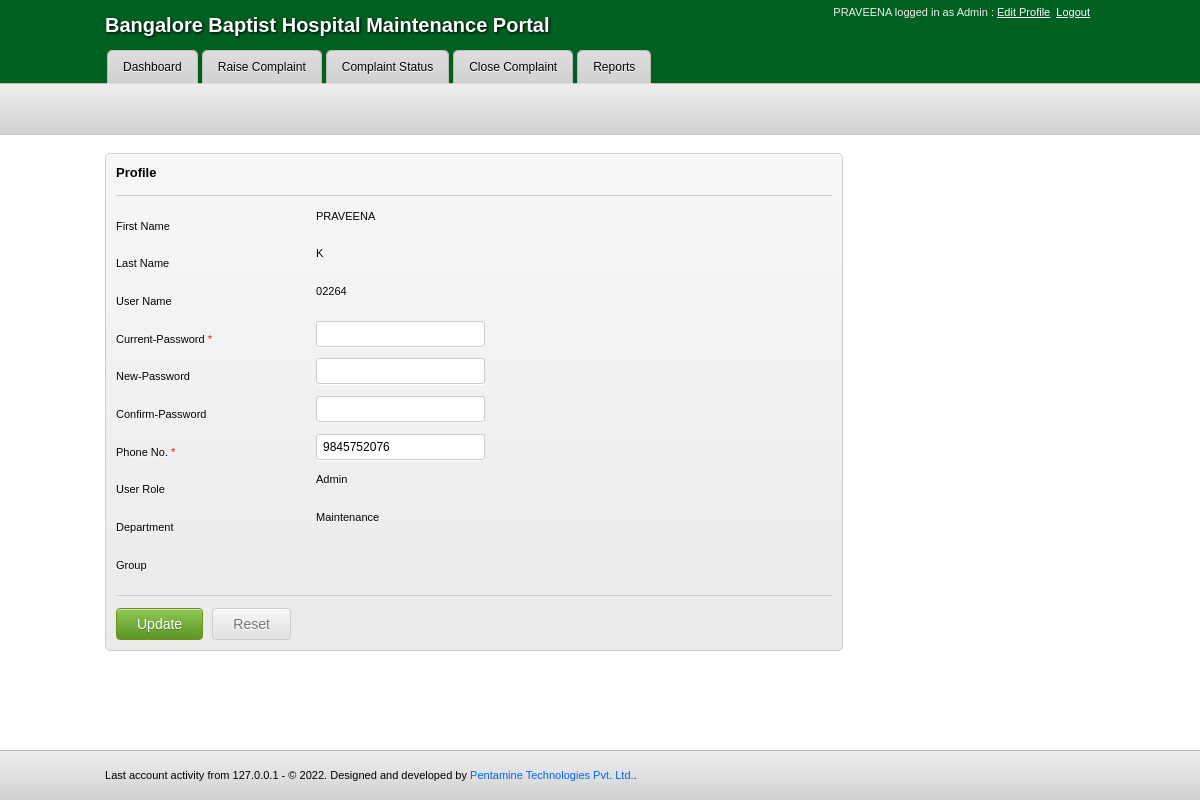
The app's page /index.php?page=Profile (signed in) with its own data.
### tables this page shows
CREATE TABLE `user` (
  `id` bigint(20) NOT NULL AUTO_INCREMENT,
  `firstname` varchar(20) NOT NULL,
  `lastname` varchar(20) NOT NULL,
  `phonenumber` bigint(10) NOT NULL,
  `username` varchar(20) NOT NULL,
  `password` varchar(20) NOT NULL,
  `userroleid` bigint(20) NOT NULL,
  `departmentid` bigint(20) NOT NULL,
  `groupid` bigint(20) DEFAULT NULL,
  `deptadmin` tinyint(4) NOT NULL,
  PRIMARY KEY (`id`),
  KEY `userroleid` (`userroleid`),
  KEY `departmentid` (`departmentid`),
  KEY `groupid` (`groupid`),
  CONSTRAINT `user_ibfk_4` FOREIGN KEY (`userroleid`) REFERENCES `userrole` (`id`) ON DELETE NO ACTION ON UPDATE NO ACTION,
  CONSTRAINT `user_ibfk_5` FOREIGN KEY (`departmentid`) REFERENCES `department` (`id`) ON DELETE NO ACTION ON UPDATE NO ACTION
);

CREATE TABLE `userrole` (
  `id` bigint(20) NOT NULL AUTO_INCREMENT,
  `role` varchar(20) NOT NULL,
  PRIMARY KEY (`id`)
);

CREATE TABLE `department` (
  `id` bigint(20) NOT NULL AUTO_INCREMENT,
  `divisionid` bigint(20) NOT NULL,
  `name` varchar(20) NOT NULL,
  `extension` varchar(50) NOT NULL,
  `biomedical_department` tinyint(4) NOT NULL,
  `1` int(11) NOT NULL,
  `2` int(11) NOT NULL,
  `3` int(11) NOT NULL,
  `4` bigint(20) DEFAULT NULL,
  `5` bigint(20) DEFAULT NULL,
  PRIMARY KEY (`id`),
  KEY `divisionid` (`divisionid`),
  CONSTRAINT `department_ibfk_2` FOREIGN KEY (`divisionid`) REFERENCES `division` (`id`) ON DELETE NO ACTION ON UPDATE NO ACTION
);

### includes/Profile_Queries.php (called while the page is built, shortened)
<?php
	function User_Select_ById()
	{
		return mysqli_query($_SESSION['connection'],"SELECT * FROM user WHERE id='".$_SESSION['id']."'");
	}
	function User_Role($Id)
	{
		return mysqli_query($_SESSION['connection'],"SELECT * FROM userrole WHERE id='".$Id."'");
	}
	function User_Dept($Id)
	{
		return mysqli_query($_SESSION['connection'],"SELECT * FROM department WHERE id='".$Id."'");
	}
?>

### includes/Profile.php (the view, shortened to what this page needs)
<section class="grid_6 first">
	<?php
		include("includes/Profile_Queries.php");
		$User = mysqli_fetch_assoc(User_Select_ById());
	?>
	<div class="columns">
		<div class="grid_6 first">
			<form method="post" action="?page=<?php echo $_GET['page']; ?>" id="form" class="form panel" onsubmit="return validation()">
				<header><h2>Profile</h2></header>
				<hr />
				<fieldset>
					<div class="clearfix">
                        <label>First Name</label>
						<?php echo $User['firstname']; ?>
                    </div>
					<div class="clearfix">
                        <label>Last Name</label>
						<?php echo $User['lastname']; ?>
                    </div>
					<div class="clearfix">
                        <label>User Name</label>
						<?php echo $User['username']; ?>
					</div>
					<div class="clearfix">
                        <label>Current-Password <font color="red">*</font></label>
						<input type="password" id="password" name="password" required="required" value="" onkeypress="return isAlphaOrNumeric(event)" />
                    </div>
					<div class="clearfix">
                        <label>New-Password</label>
						<input type="password" id="newpassword" name="newpassword" value="<?php echo $User['newpassword']; ?>" onkeypress="return isAlphaOrNumeric(event)"/>
                    </div>
					<div class="clearfix">
                        <label>Confirm-Password</label>
						<input type="password" id="confirmpassword" name="confirmpassword" value="<?php echo $User['confirmpassword']; ?>" onkeypress="return isAlphaOrNumeric(event)"/>
                    </div>
					<div class="clearfix">
                        <label>Phone No. <font color="red">*</font></label>
						<input type="text" id="phonenumber" name="phonenumber" required="required" value="<?php echo $User['phonenumber']; ?>" onkeypress="return isNumeric(event)"/>
                    </div>
					<div class="clearfix">
						<label>User Role</label>
						<?php
							$rolename = mysqli_fetch_array(User_Role($User['userroleid']));
							echo  $rolename['role'];
						?>
					</div>
					<div class="clearfix">
						<label>Department</label>
						<?php
							$deptname = mysqli_fetch_array(User_Dept($User['departmentid']));
							echo  $deptname['name'];
						?>
					</div>
					<div class="clearfix">
						<label>Group</label>
					</div>
				</fieldset>
				<hr />
				<button class="button button-green" type="submit" name="Update" value="Update">Update</button>&nbsp;&nbsp;
				<button class="button button-gray" type="reset">Reset</button>
			</form>
		</div>
	</div>
	<div class="clear">&nbsp;</div>
</section>

### css/style.css (style rules this page uses)
* { margin: 0; }
html, body { height: 100%; }
.clearfix:after { content: " "; display: block; clear: both; visibility: hidden; line-height: 0; height: 0; }
.clearfix { display: inline-block; }
html[xmlns] .clearfix { display: block; }
.clear { clear: both; }
body { font: normal normal normal 69%/160% 'Lucida Grande', Verdana, Helvetica, Arial, sans-serif; overflow: -moz-scrollbars-vertical; }
h2 { font-size:18px; }
h1,h2,h3,h4,h5,h6,p { margin:1em 0; }
h1,h2,h3,h4,h5,h6,b,strong,caption,th,thead,dt,legend { font-weight:bold; }
.grid_1, .grid_2, .grid_3, .grid_4, .grid_5, .grid_6, .grid_7, .grid_8 { margin-left:18px; display:block; float:left; }
.columns { display:block; float:left; }
.first { margin-left:0; clear:left; }
.grid_6 { width:738px; }

### css/forms.css (style rules this page uses)
input, textarea, select { outline: none; }
.button { -moz-border-radius: 4px; -webkit-border-radius: 4px; -khtml-border-radius: 4px; border-radius: 4px; -moz-box-shadow:inset 0 1px 0 rgba(255,255,255,0.5); -webkit-box-shadow:inset 0 1px 0 rgba(255,255,255,0.5); box-shadow:inset 0 1px 0 rgba(255,255,255,0.5); cursor: pointer; display: inline-block; font: 14px/100% Arial, Helvetica, sans-serif; padding: 7px 20px; outline: none !important; text-align: center; text-decoration: none; -moz-box-sizing: border-box !important; line-height: 16px; }
.button-gray { color: #777; border: 1px solid #ccc; background: #f7f7f7; background: -webkit-gradient(linear, left top, left bottom, from(#f7f7f7), to(#e1e1e1)); background: -moz-linear-gradient(top, #f7f7f7, #e1e1e1); filter: progid:DXImageTransform.Microsoft.gradient(startColorstr='#f7f7f7', endColorstr='#e1e1e1'); text-shadow: 0 1px 0 #fff; }
.button-green { color: #fff; border:1px solid #749217; background: #8fc857; background: -webkit-gradient(linear, left top, left bottom, from(#8fc857), to(#5c9425)); background: -moz-linear-gradient(top, #8fc857, #5c9425); filter: progid:DXImageTransform.Microsoft.gradient(startColorstr='#8fc857', endColorstr='#5c9425'); text-shadow: 0 1px 1px rgba(0,0,0,0.25); }
.widget, .panel, #calroot { -moz-border-radius: 5px; -webkit-border-radius: 5px; -khtml-border-radius: 5px; }
.widget, .panel { border-radius: 5px; margin: 18px 0; }
.panel { background: #f7f7f7; background: -webkit-gradient(linear, left top, left bottom, from(#f7f7f7), to(#eaeaea)); background: -moz-linear-gradient(top, #f7f7f7, #eaeaea); filter: progid:DXImageTransform.Microsoft.gradient(startColorstr='#f7f7f7', endColorstr='#eaeaea'); text-shadow: 0 1px 0 #fff; padding: 10px; -moz-box-shadow:inset 0 1px 0 #fff; -webkit-box-shadow:inset 0 1px 0 #fff; box-shadow:inset 0 1px 0 #fff; border: 1px solid #ccc; -moz-border-radius: 5px; -webkit-border-radius: 5px; -khtml-border-radius: 5px; border-radius: 5px; }
.panel header h2 { margin-top: 0; font-size: 13px; }
.form label { display: block; font-size: 11px; margin: 10px 0; width: 200px; float: left; }
.form input, .form textarea, .form select, .form .selector { float: left; }
select, textarea, input[type=text], input[type=password], input[type=email], input[type=url], input[type=date], input[type=number], input[type=time], input[type=date], input.date { -moz-border-radius: 3px; -webkit-border-radius: 3px; khtml-border-radius: 3px; border-radius: 3px; border: 1px solid #ccc; padding: 4px 6px; -moz-box-shadow:0 1px 0 #fff; -webkit-box-shadow:0 1px 0 #fff; box-shadow:0 1px 0 #fff; font: 12px/16px Arial, sans-serif; }

### records on screen
user: firstname "PRAVEENA", lastname "K", username "02264", phonenumber "9845752076"
userrole: role "Admin"
department: name "Maintenance"

### other values on screen
$_SESSION['name'] "PRAVEENA"
str_replace("_", " ", $_SESSION['role']) "Admin"
$_SESSION['Client'] "Bangalore Baptist Hospital Maintenance Portal"
$page "Dashboard"
$page "Raise Complaint"
$page "Complaint Status"
$page "Close Complaint"
$page "Reports"
$_SERVER['SERVER_ADDR'] "127.0.0.1"
